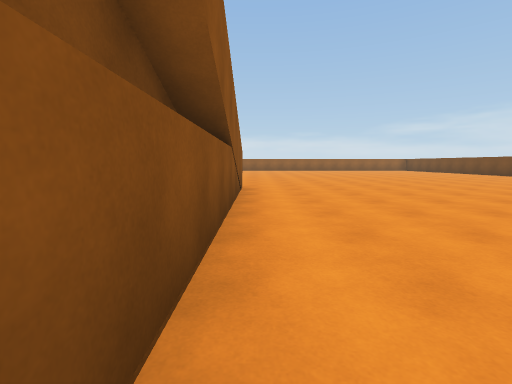
view 1 (above)

14 first-person views from a walk through a 3-D level made in the Unity game engine. The camera is 1.2 m above the floor, tilts 6° down and sees 85° across. The floor is counted in squares, 2 m on a side. Each view is taken from the middle of a square. On the plan, view 1 faces up. The plan holds only what a view shows up to about 9 squares ahead; the rest is blank. The place goes on beyond the plan. The player is left out.

view 2
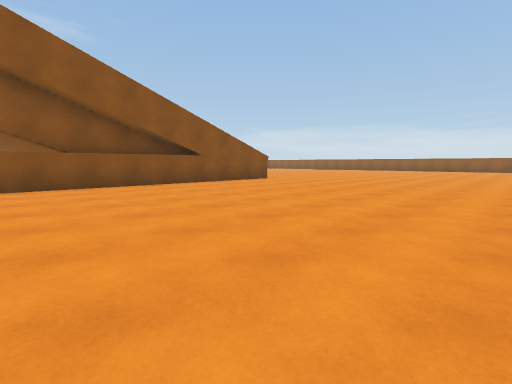

view 3
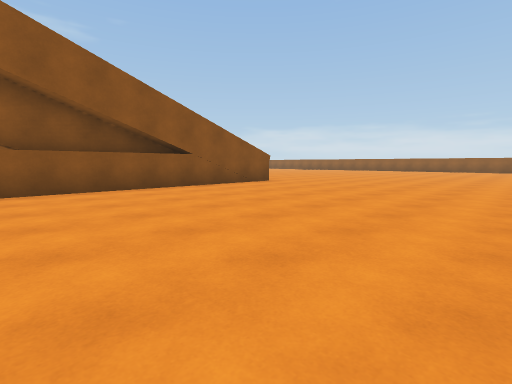

view 4
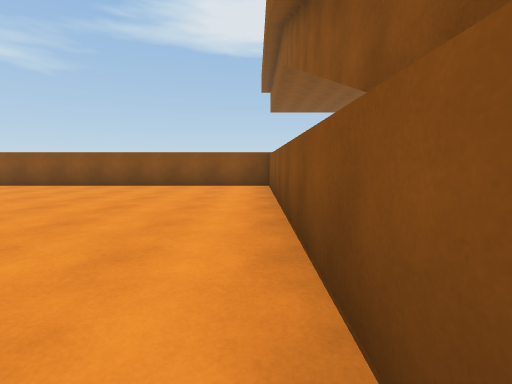

view 5
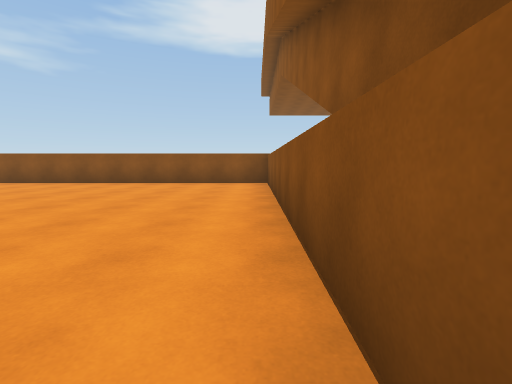

view 6
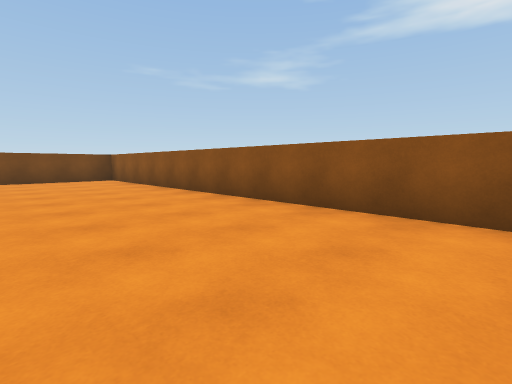

view 7
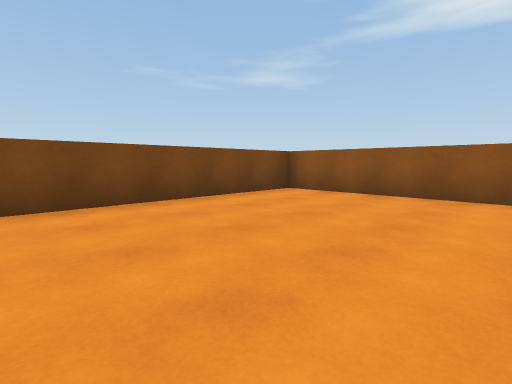

view 8
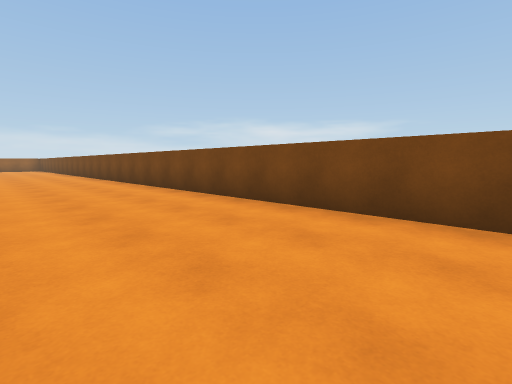

view 9
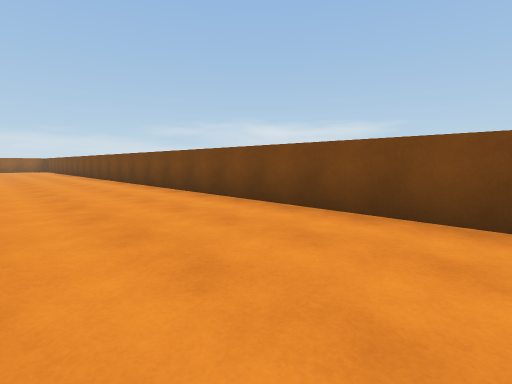

view 10
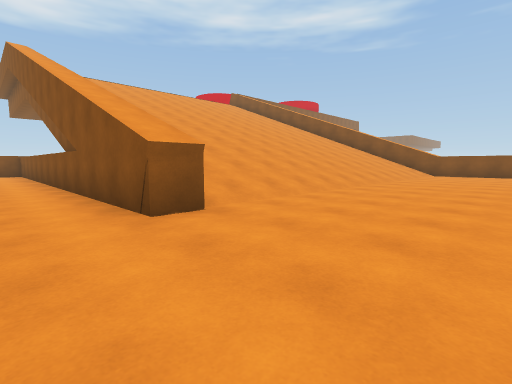

view 11
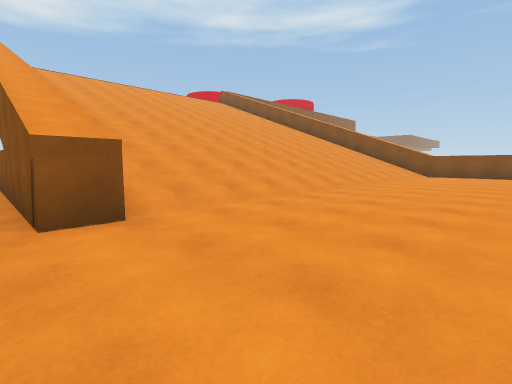

view 12
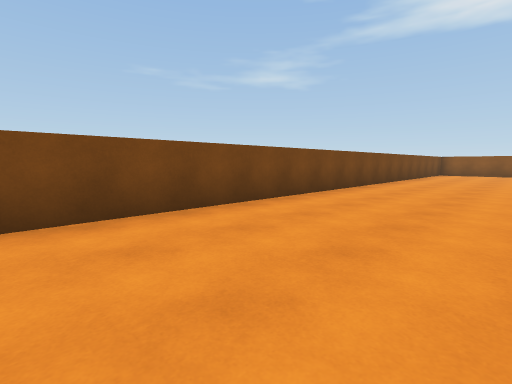

view 13
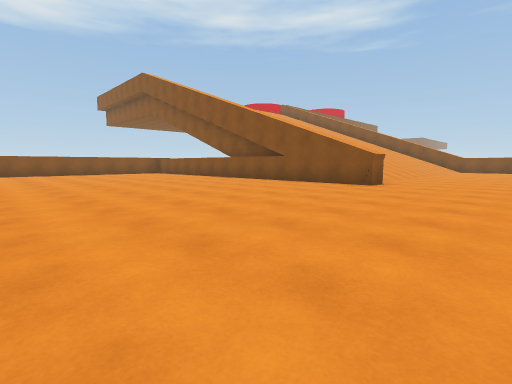

view 14
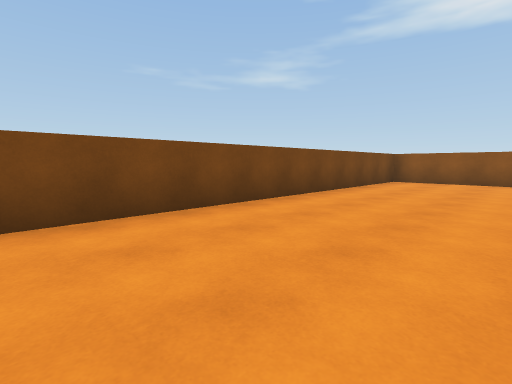

### Floor plan
Key: @ floor where view 1 was taken; # wall or solid block; . floor; / step, stairs or slope.
Columns run from 10 left of view 1 to 12 right of it. Each row starts with its distance up from view 1.
 10  .....................#
  9 ......................#
  8 ......................#
  7  ........#............#
  6  ////////#............#
  5   ///////#............#
  4    //////#............#
  3     /////#............#
  2      ////#............#
  1       ///#............#
  0        //#@...........#
 -1         /#............#
 -2          #............#
 -3          #............#
 -4          #............#
 -5          #............#
 -6          ##############
 -7           #

Where each view was taken, in squares from view 1:
view 1: 0 up, 0 right, facing up
view 2: 1 down, 7 right, facing up-left
view 3: 0 up, 6 right, facing up-left
view 4: 2 up, 0 right, facing down
view 5: 3 up, 0 right, facing down
view 6: 2 down, 1 right, facing down-right
view 7: 0 up, 7 right, facing down-right
view 8: 3 down, 8 right, facing up-right
view 9: 1 down, 8 right, facing up-right
view 10: 10 up, 1 right, facing down-left
view 11: 10 up, 0 right, facing down-left
view 12: 10 up, 8 right, facing down-right
view 13: 10 up, 7 right, facing down-left
view 14: 4 up, 8 right, facing down-right
